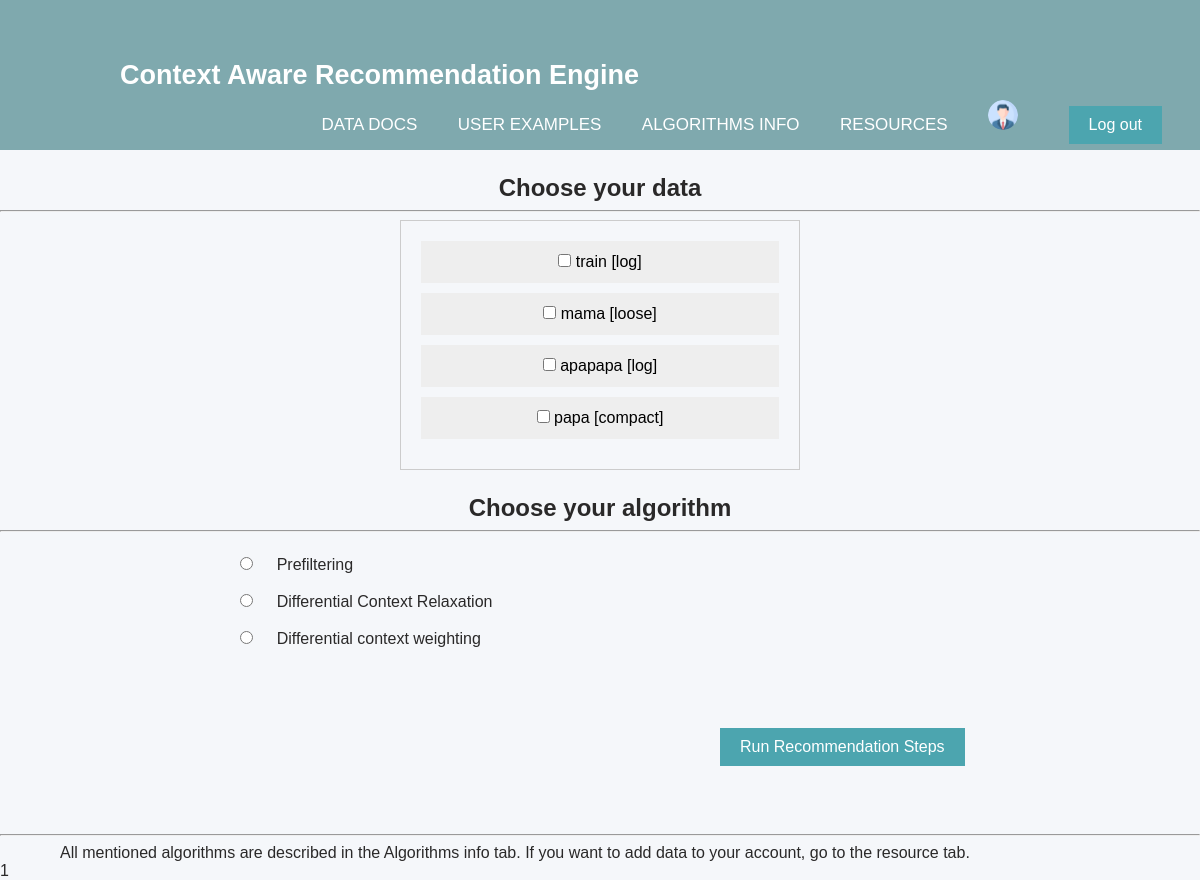
The app's page /mainpage/ (signed in) with its own data.
### DataPage/models.py (models this page shows, shortened)
class Files(models.Model):
    user = models.ForeignKey(CustomUser, on_delete=models.CASCADE)
    file_name = models.CharField(max_length=255)
    file_content = models.BinaryField(editable=True)  # Ustawiamy editable na True
    FILE_CHOICES = (
        ("LOG", "log"),
        ("BINARY", "binary"),
        ("COMPACT", "compact"),
        ("LOOSE", "loose"),
    )
    description = models.CharField(
        max_length=9,
        choices=FILE_CHOICES,
        default="LOG",
    )
    uploaded_at = models.DateTimeField(auto_now_add=True)

### MainPage/views.py (the view)
# urls.py: path('mainpage/', HomeView.as_view(), name='home'),
class HomeView(View):
    def get(self, request):
        current_user = request.user.id
        print(current_user)
        files = Files.objects.filter(user_id=current_user).order_by('-uploaded_at')
        file_des_dict = {file.file_name: file.description for file in files}
        print(file_des_dict)
        return render(request, 'MainPage/main.html', {'user_id':current_user,'pliki_dict': file_des_dict})

### templates/MainPage/main.html (shortened to what this page needs)
{% load static %}
<!DOCTYPE html>
<html lang="en">
  <head>
    <link rel="stylesheet" type="text/css" href="{% static 'css/styles.css' %}" />
    <link rel="stylesheet" type="text/css" href="{% static 'css/navbar.css' %}" />
    <link rel="stylesheet" type="text/css" href="{% static 'css/utils.css' %}" />
    <link rel="stylesheet" type="text/css" href="{% static 'css/data-display.css' %}" />
  </head>
    <body>
    {% include 'navbar.html' %}
    <section>
        <div class="main-header">
            <h1>Choose your data</h1>
            <hr>
            {% include 'data_display.html' %}
        </div>
      <div>
        <div class="main-header">
          <h1>Choose your algorithm</h1>
          <hr>
        </div>
        <div class="algo-choose">
          <form method="post" id="wybor_algorytmu" action="wybor_algorytmu/">
            <ul>
              <li>
                <input
                  type="radio"
                  id="prefiltering"
                  name="algorithm"
                  value="Prefiltering"
                />
                <label for="prefiltering" title="Hint for Prefiltering"
                  >Prefiltering</label
                >
              </li>
              <li>
                <input
                  type="radio"
                  id="context_relaxation"
                  name="algorithm"
                  value="DCR"
                />
                <label
                  for="context_relaxation"
                  title="Hint for Differential Context Relaxation"
                  >Differential Context Relaxation</label
                >
              </li>
              <li>
                <input
                  type="radio"
                  id="context_weighting"
                  name="algorithm"
                  value="DCW"
                />
                <label
                  for="context_weighting"
                  title="Hint for Differential context weighting"
                  >Differential context weighting</label
                >
              </li>
            </ul>
        </div>
            <button type="submit" class="algo-run-button">
            Run Recommendation Steps
            </button>
    </section>
    <hr>
    <div>
      <p>
        All mentioned algorithms are described in the Algorithms info tab. If
        you want to add data to your account, go to the resource tab.
      </p>
    </div>
    <label >{{ user_id }} </label>
  </body>
</html>

### templates/data_display.html
<div class="vertical-menu">
  {% for plik, description in pliki_dict.items %}
  <a>
    <input type="checkbox" value="{{ plik }}" />
    <label for="{{ plik }}">{{ plik }} [{{ description|lower }}]</label>
  </a>
  {% endfor %}
</div>

### static/css/styles.css (style rules this page uses)
.data-part, .algo-choose { margin-left: 20%; }
.algo-choose form ul { list-style-type: none; padding: 0; }
.algo-choose form li { margin-bottom: 2%; }
.algo-choose form input[type="radio"] { margin-right: 2%; }
button.algo-run-button { margin-left: 60%; margin-top: 5%; margin-bottom: 5%; }

### static/css/utils.css (style rules this page uses)
* { padding: 0; margin: 0; text-decoration: none; list-style: none; box-sizing: border-box; }
body { font-family: "Arial", sans-serif; background-color: #f5f7fa; color: #2a2929; }
button { background-color: #4ca5af; color: white; padding: 10px 20px; font-size: 16px; border: none; cursor: pointer; }
hr { display: block; margin-top: 0.5em; margin-bottom: 0.5em; margin-left: auto; margin-right: auto; border-style: inset; border-width: 1px; }
.main-header { margin-top: 2%; margin-bottom: 2%; text-align: center; }
p { margin-left:5%; }

### static/css/data-display.css (style rules this page uses)
.vertical-menu { max-width: 400px; max-height: 300px; margin: 0 auto; padding: 20px; border: 1px solid #ccc; overflow-y: auto; }
.vertical-menu a { background-color: #eee; color: black; display: block; padding: 12px; text-decoration: none; margin-bottom: 10px; }

### records on screen
Files: pliki_dict "train", pliki_dict "log"
Files: pliki_dict "mama"
Files: pliki_dict "loose"
Files: pliki_dict "apapapa", pliki_dict "log"
Files: pliki_dict "papa", pliki_dict "compact"

### other values on screen
{{ user_id }} "1"
